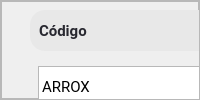
                  <widget class="QFrame" name="bottom_stock_3">
                   <property name="frameShape">
                    <enum>QFrame::StyledPanel</enum>
                   </property>
                   <property name="frameShadow">
                    <enum>QFrame::Raised</enum>
                   </property>
                   <layout class="QVBoxLayout" name="verticalLayout_26">
                    <property name="spacing">
                     <number>0</number>
                    </property>
                    <property name="leftMargin">
                     <number>0</number>
                    </property>
                    <property name="topMargin">
                     <number>0</number>
                    </property>
                    <property name="rightMargin">
                     <number>0</number>
                    </property>
                    <property name="bottomMargin">
                     <number>0</number>
                    </property>
                    <item>
                     <widget class="QFrame" name="frame_19">
                      <property name="frameShape">
                       <enum>QFrame::StyledPanel</enum>
                      </property>
                      <property name="frameShadow">
                       <enum>QFrame::Raised</enum>
                      </property>
                      <widget class="QTableWidget" name="tableWidget_stock_2">
                       <property name="geometry">
                        <rect>
                         <x>37</x>
                         <y>50</y>
                         <width>911</width>
                         <height>422</height>
                        </rect>
                       </property>
                       <property name="maximumSize">
                        <size>
                         <width>16777215</width>
                         <height>422</height>
                        </size>
                       </property>
                       <property name="styleSheet">
                        <string notr="true">QTableWidget{
font-size: 11pt;
margin-left: 0px;
margin-top:15px;
color: #000;
font-family: Roboto;
text-align:center;
}
QheaderView::item
    {
text-align:center;

    }
QHeaderView::section {
    background-color: #394353;
	border-radius: 11px;
	color:#fff;
    font-size: 9pt;
	font-family:Roboto;
}

QHeaderView::section:horizontal
{
    border-top: 1px solid #394353;

}

QHeaderView::section:vertical
{

    border-left: 1px solid #394353;
}</string>
                       </property>
                       <property name="editTriggers">
                        <set>QAbstractItemView::NoEditTriggers</set>
                       </property>
                       <property name="showGrid">
                        <bool>false</bool>
                       </property>
                       <attribute name="horizontalHeaderVisible">
                        <bool>false</bool>
                       </attribute>
                       <attribute name="horizontalHeaderCascadingSectionResizes">
                        <bool>true</bool>
                       </attribute>
                       <attribute name="horizontalHeaderDefaultSectionSize">
                        <number>169</number>
                       </attribute>
                       <attribute name="horizontalHeaderShowSortIndicator" stdset="0">
                        <bool>true</bool>
                       </attribute>
                       <attribute name="horizontalHeaderStretchLastSection">
                        <bool>true</bool>
                       </attribute>
                       <attribute name="verticalHeaderVisible">
                        <bool>false</bool>
                       </attribute>
                       <attribute name="verticalHeaderDefaultSectionSize">
                        <number>41</number>
                       </attribute>
                       <row>
                        <property name="text">
                         <string>New Row</string>
                        </property>
                       </row>
                       <row>
                        <property name="text">
                         <string>New Row</string>
                        </property>
                       </row>
                       <row>
                        <property name="text">
                         <string>New Row</string>
                        </property>
                       </row>
                       <row>
                        <property name="text">
                         <string>New Row</string>
                        </property>
                       </row>
                       <row>
                        <property name="text">
                         <string>New Row</string>
                        </property>
                       </row>
                       <row>
                        <property name="text">
                         <string>New Row</string>
                        </property>
                       </row>
                       <row>
                        <property name="text">
                         <string>New Row</string>
                        </property>
                       </row>
                       <row>
                        <property name="text">
                         <string>New Row</string>
                        </property>
                       </row>
                       <row>
                        <property name="text">
                         <string>New Row</string>
                        </property>
                       </row>
                       <row>
                        <property name="text">
                         <string>New Row</string>
                        </property>
                       </row>
                       <row>
                        <property name="text">
                         <string>New Row</string>
                        </property>
                       </row>
                       <column>
                        <property name="text">
                         <string>New Column</string>
                        </property>
                       </column>
                       <column>
                        <property name="text">
                         <string>New Column</string>
                        </property>
                       </column>
                       <column>
                        <property name="text">
                         <string>New Column</string>
                        </property>
                       </column>
                       <column>
                        <property name="text">
                         <string>New Column</string>
                        </property>
                       </column>
                       <column>
                        <property name="text">
                         <string>New Column</string>
                        </property>
                       </column>
                       <item row="0" column="0">
                        <property name="text">
                         <string>ARROX</string>
                        </property>
                       </item>
                       <item row="0" column="1">
                        <property name="text">
                         <string>SZSAAS</string>
                        </property>
                       </item>
                       <item row="0" column="2">
                        <property name="text">
                         <string>SSAASS</string>
                        </property>
                       </item>
                       <item row="0" column="3">
                        <property name="text">
                         <string>aaaaa</string>
                        </property>
                       </item>
                       <item row="0" column="4">
                        <property name="text">
                         <string>aaaaaaa</string>
                        </property>
                       </item>
                       <item row="1" column="0">
                        <property name="text">
                         <string>a</string>
                        </property>
                       </item>
                       <item row="1" column="1">
                        <property name="text">
                         <string>a</string>
                        </property>
                       </item>
                       <item row="1" column="2">
                        <property name="text">
                         <string>a</string>
                        </property>
                       </item>
                       <item row="1" column="3">
                        <property name="text">
                         <string>a</string>
                        </property>
                       </item>
                       <item row="1" column="4">
                        <property name="text">
                         <string>s</string>
                        </property>
                       </item>
                       <item row="2" column="0">
                        <property name="text">
                         <string>ere</string>
                        </property>
                       </item>
                       <item row="2" column="1">
                        <property name="text">
                         <string>r</string>
                        </property>
                       </item>
                       <item row="2" column="3">
                        <property name="text">
                         <string>f</string>
                        </property>
                       </item>
                       <item row="2" column="4">
                        <property name="text">
                         <string>we</string>
                        </property>
                       </item>
                       <item row="3" column="0">
                        <property name="text">
                         <string>w</string>
                        </property>
                       </item>
                       <item row="3" column="2">
                        <property name="text">
                         <string>fe</string>
                        </property>
                       </item>
                       <item row="3" column="3">
                        <property name="text">
                         <string>ffwee</string>
                        </property>
                       </item>
                       <item row="3" column="4">
                        <property name="text">
                         <string>r</string>
                        </property>
                       </item>
                       <item row="4" column="0">
                        <property name="text">
                         <string>es</string>
                        </property>
                       </item>
                       <item row="4" column="1">
                        <property name="text">
                         <string>dfd</string>
                        </property>
                       </item>
                       <item row="4" column="3">
                        <property name="text">
                         <string>wrer</string>
                        </property>
                       </item>
                       <item row="4" column="4">
                        <property name="text">
                         <string>we</string>
                        </property>
                       </item>
                       <item row="5" column="0">
                        <property name="text">
                         <string>AAAAA</string>
                        </property>
                       </item>
                       <item row="5" column="1">
                        <property name="text">
                         <string>AAAAAAAA</string>
                        </property>
                       </item>
                       <item row="5" column="2">
                        <property name="text">
                         <string>AAAAAAA</string>
                        </property>
                       </item>
                       <item row="5" column="3">
                        <property name="text">
                         <string>AAAAAA</string>
                        </property>
                       </item>
                       <item row="5" column="4">
                        <property name="text">
                         <string>AAAAAA</string>
                        </property>
                       </item>
                       <item row="6" column="0">
                        <property name="text">
                         <string>AAAAAAAAAA</string>
                        </property>
                       </item>
                       <item row="6" column="1">
                        <property name="text">
                         <string>AAAAAAAAA</string>
                        </property>
                       </item>
                       <item row="6" column="2">
                        <property name="text">
                         <string>AAAAA</string>
                        </property>
                       </item>
                       <item row="6" column="3">
                        <property name="text">
                         <string>AAAAAAAAAA</string>
                        </property>
                       </item>
                       <item row="6" column="4">
                        <property name="text">
                         <string>AAAAAA</string>
                        </property>
                       </item>
                       <item row="7" column="0">
                        <property name="text">
                         <string>aaaaaaaaaaa</string>
                        </property>
                       </item>
                       <item row="7" column="1">
                        <property name="text">
                         <string>aaaaaaaaa</string>
                        </property>
                       </item>
                       <item row="7" column="2">
                        <property name="text">
                         <string>aaaaaaaaaaaa</string>
                        </property>
                       </item>
                       <item row="7" column="3">
                        <property name="text">
                         <string>aaaaaaaaaaaaa</string>
                        </property>
                       </item>
                       <item row="7" column="4">
                        <property name="text">
                         <string>aaaaaaaaaaa</string>
                        </property>
                       </item>
                       <item row="8" column="0">
                        <property name="text">
                         <string>aaaaaaaa</string>
                        </property>
                       </item>
                       <item row="8" column="1">
                        <property name="text">
                         <string>aaaaaaaaaaa</string>
                        </property>
                       </item>
                       <item row="8" column="2">
                        <property name="text">
                         <string>aaaaaaaaaaaaa</string>
                        </property>
                       </item>
                       <item row="8" column="3">
                        <property name="text">
                         <string>aaaaaaaaa</string>
                        </property>
                       </item>
                       <item row="8" column="4">
                        <property name="text">
                         <string>aaaaaaaaaa</string>
                        </property>
                       </item>
                      </widget>
                      <widget class="QFrame" name="frame_20">
                       <property name="geometry">
                        <rect>
                         <x>29</x>
                         <y>9</y>
                         <width>861</width>
                         <height>41</height>
                        </rect>
                       </property>
                       <property name="minimumSize">
                        <size>
                         <width>56</width>
                         <height>41</height>
                        </size>
                       </property>
                       <property name="styleSheet">
                        <string notr="true">background-color: rgb(232, 232, 232);
border-radius:15px;</string>
                       </property>
                       <property name="frameShape">
                        <enum>QFrame::StyledPanel</enum>
                       </property>
                       <property name="frameShadow">
                        <enum>QFrame::Raised</enum>
                       </property>
                       <layout class="QHBoxLayout" name="horizontalLayout_15">
                        <item alignment="Qt::AlignLeft">
                         <widget class="QLabel" name="label_11">
                          <property name="font">
                           <font>
                            <family>Roboto</family>
                            <pointsize>11</pointsize>
                            <weight>75</weight>
                            <bold>true</bold>
                           </font>
                          </property>
                          <property name="styleSheet">
                           <string notr="true">background: none;
color: #282830 ;
</string>
                          </property>
                          <property name="text">
                           <string>Código</string>
                          </property>
                         </widget>
                        </item>
                        <item alignment="Qt::AlignLeft">
                         <widget class="QLabel" name="label_23">
                          <property name="font">
                           <font>
                            <family>Roboto</family>
                            <pointsize>11</pointsize>
                            <weight>75</weight>
                            <bold>true</bold>
                           </font>
                          </property>
                          <property name="styleSheet">
                           <string notr="true">background: none;
color: #282830 ;

</string>
                          </property>
                          <property name="text">
                           <string>Descripción</string>
                          </property>
                         </widget>
                        </item>
                        <item alignment="Qt::AlignLeft">
                         <widget class="QLabel" name="label_24">
                          <property name="font">
                           <font>
                            <family>Roboto</family>
                            <pointsize>11</pointsize>
                            <weight>75</weight>
                            <bold>true</bold>
                           </font>
                          </property>
                          <property name="styleSheet">
                           <string notr="true">background: none;
color: #282830 ;
</string>
                          </property>
                          <property name="text">
                           <string>Marca</string>
                          </property>
                         </widget>
                        </item>
                        <item alignment="Qt::AlignLeft">
                         <widget class="QLabel" name="label_25">
                          <property name="font">
                           <font>
                            <family>Roboto</family>
                            <pointsize>11</pointsize>
                            <weight>75</weight>
                            <bold>true</bold>
                           </font>
                          </property>
                          <property name="styleSheet">
                           <string notr="true">background: none;
color: #282830 ;
</string>
                          </property>
                          <property name="text">
                           <string>Cantidad</string>
                          </property>
                         </widget>
                        </item>
                        <item alignment="Qt::AlignLeft">
                         <widget class="QLabel" name="label_26">
                          <property name="font">
                           <font>
                            <family>Roboto</family>
                            <pointsize>11</pointsize>
                            <weight>75</weight>
                            <bold>true</bold>
                           </font>
                          </property>
                          <property name="styleSheet">
                           <string notr="true">background: none;
color: #282830 ;
</string>
                          </property>
                          <property name="text">
                           <string>Último Vencimiento</string>
                          </property>
                         </widget>
                        </item>
                       </layout>
                      </widget>
                     </widget>
                    </item>
                   </layout>
                  </widget>
